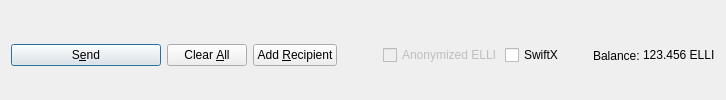
         <widget class="QFrame" name="frame_Send">
          <layout class="QHBoxLayout" name="horizontalLayout">
           <property name="bottomMargin">
            <number>0</number>
           </property>
           <item>
            <widget class="QPushButton" name="sendButton">
             <property name="minimumSize">
              <size>
               <width>150</width>
               <height>0</height>
              </size>
             </property>
             <property name="toolTip">
              <string>Confirm the send action</string>
             </property>
             <property name="text">
              <string>S&amp;end</string>
             </property>
             <property name="icon">
              <iconset resource="../elli.qrc">
               <normaloff>:/icons/send</normaloff>:/icons/send</iconset>
             </property>
             <property name="autoDefault">
              <bool>false</bool>
             </property>
             <property name="default">
              <bool>true</bool>
             </property>
            </widget>
           </item>
           <item>
            <widget class="QPushButton" name="clearButton">
             <property name="sizePolicy">
              <sizepolicy hsizetype="Minimum" vsizetype="Fixed">
               <horstretch>0</horstretch>
               <verstretch>0</verstretch>
              </sizepolicy>
             </property>
             <property name="toolTip">
              <string>Clear all fields of the form.</string>
             </property>
             <property name="text">
              <string>Clear &amp;All</string>
             </property>
             <property name="icon">
              <iconset resource="../elli.qrc">
               <normaloff>:/icons/remove</normaloff>:/icons/remove</iconset>
             </property>
             <property name="autoDefault">
              <bool>false</bool>
             </property>
            </widget>
           </item>
           <item>
            <widget class="QPushButton" name="addButton">
             <property name="toolTip">
              <string>Send to multiple recipients at once</string>
             </property>
             <property name="text">
              <string>Add &amp;Recipient</string>
             </property>
             <property name="icon">
              <iconset resource="../elli.qrc">
               <normaloff>:/icons/add</normaloff>:/icons/add</iconset>
             </property>
             <property name="autoDefault">
              <bool>false</bool>
             </property>
            </widget>
           </item>
           <item>
            <spacer name="horizontalSpacer">
             <property name="orientation">
              <enum>Qt::Horizontal</enum>
             </property>
             <property name="sizeHint" stdset="0">
              <size>
               <width>40</width>
               <height>20</height>
              </size>
             </property>
            </spacer>
           </item>
           <item>
            <layout class="QHBoxLayout" name="horizontalLayout_2">
             <property name="spacing">
              <number>3</number>
             </property>
             <item>
              <widget class="QCheckBox" name="checkzELLI">
               <property name="enabled">
                <bool>false</bool>
               </property>
               <property name="text">
                <string>Anonymized ELLI</string>
               </property>
              </widget>
             </item>
             <item>
              <widget class="QCheckBox" name="checkSwiftTX">
               <property name="enabled">
                <bool>true</bool>
               </property>
               <property name="minimumSize">
                <size>
                 <width>85</width>
                 <height>0</height>
                </size>
               </property>
               <property name="text">
                <string>SwiftX</string>
               </property>
              </widget>
             </item>
             <item>
              <widget class="QLabel" name="label">
               <property name="text">
                <string>Balance:</string>
               </property>
              </widget>
             </item>
             <item>
              <widget class="QLabel" name="labelBalance">
               <property name="sizePolicy">
                <sizepolicy hsizetype="Preferred" vsizetype="Fixed">
                 <horstretch>0</horstretch>
                 <verstretch>0</verstretch>
                </sizepolicy>
               </property>
               <property name="cursor">
                <cursorShape>IBeamCursor</cursorShape>
               </property>
               <property name="text">
                <string notr="true">123.456 ELLI</string>
               </property>
               <property name="textInteractionFlags">
                <set>Qt::LinksAccessibleByMouse|Qt::TextSelectableByKeyboard|Qt::TextSelectableByMouse</set>
               </property>
              </widget>
             </item>
            </layout>
           </item>
          </layout>
         </widget>
